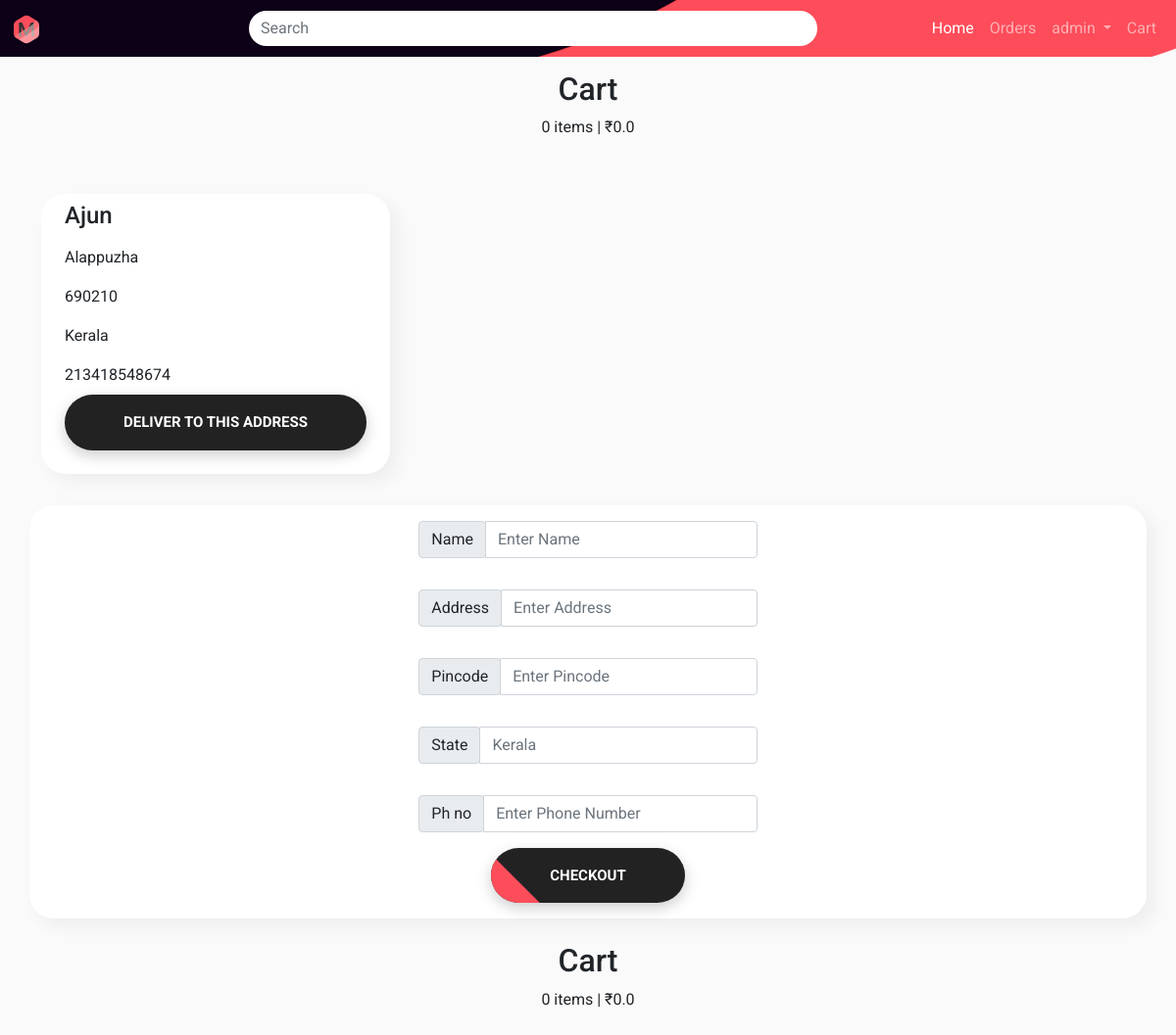
Page /checkout/ (signed in) on the earlier database version.
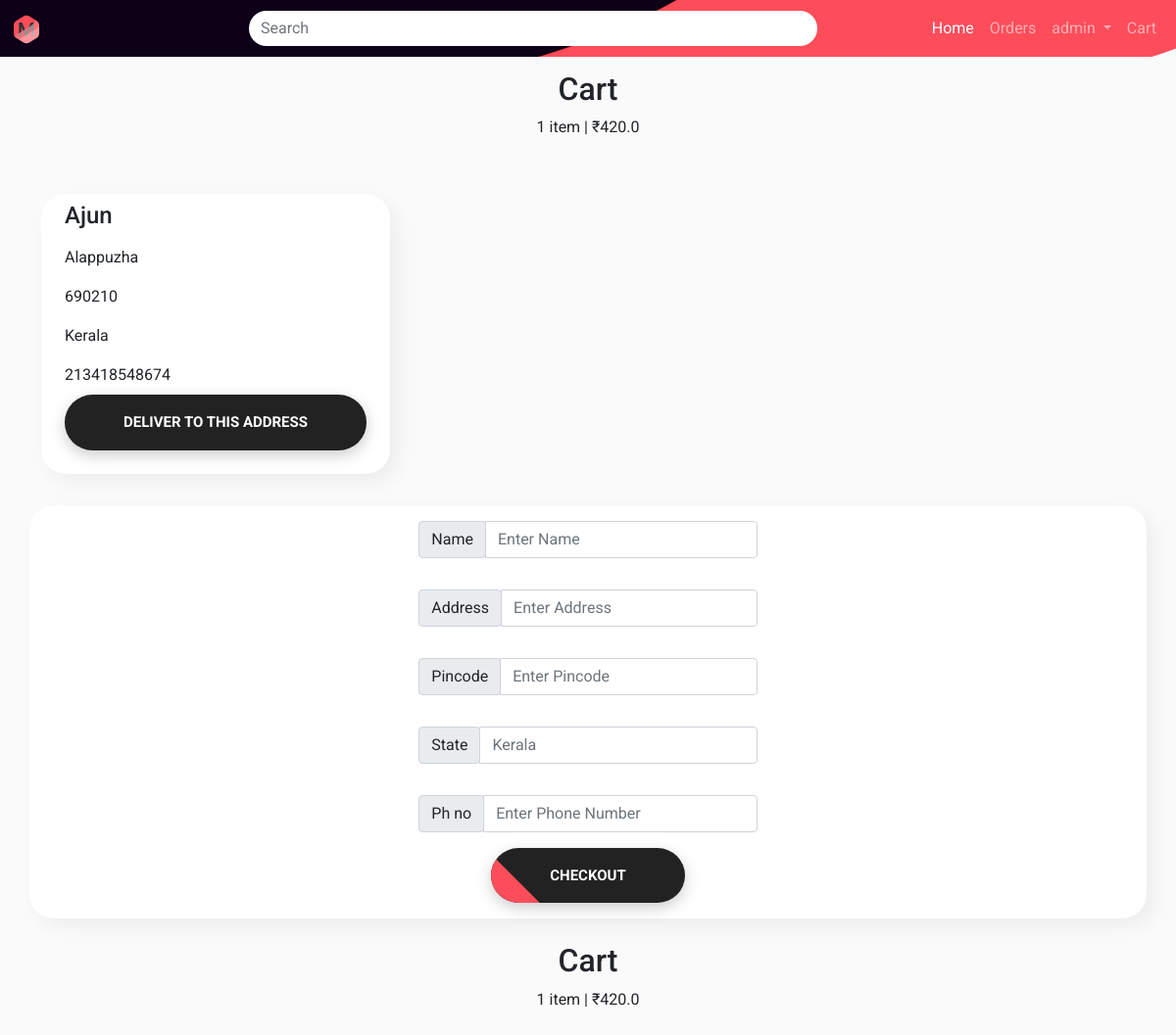
Same page on the later database version.
### home/models.py (models this page shows)
class CartModel(models.Model):
    user = models.OneToOneField(settings.AUTH_USER_MODEL, related_name="cart", on_delete=models.CASCADE)
    total = models.FloatField()
    pincode = models.IntegerField()
    state = models.TextField(max_length=20)

### home/views.py (the view)
# urls.py: path('checkout/', views.checkout, name='checkout'),
@login_required
def checkout(request):
    context = {}
    user = User.objects.get(id=request.user.id)
    user_addresses = user.Addresses.all()
    context["user_address"] = user_addresses
    items = user.cart.items.all()
    context["len_items"] = len(items)
    context["total"] = user.cart.total
    return render(request, template_name="checkout.html", context=context)

### templates/checkout.html (shortened to what the changed rows need)
{% extends "base.html" %}
{% load static %}
{% block extra_css %}
    <link rel="stylesheet" href="{% static 'index.css' %}">
    <link rel="stylesheet" href="{% static 'cart.css' %}"/>
    <link rel="stylesheet" href="{% static 'button.css' %}"/>
{% endblock %}
{% block content %}
    <div class="container-fluid py-5">
        <div class="row text-center py-4">
            <h2>Cart</h2>
            <div><span class="items">{{ len_items }}</span>
                {% if len_items == 1 %}
                    item
                {% else %}
                    items
                {% endif %}
                | ₹<span class="total">{{ total }}</span></div>
        </div>
        <div class="row text-center py-4">
            <h2>Cart</h2>
            <div><span class="items">{{ len_items }}</span>
                {% if len_items == 1 %}
                    item
                {% else %}
                    items
                {% endif %}
                | ₹<span class="total">{{ total }}</span></div>
        </div>
    </div>
{% endblock %}

Differences in the rows shown:
changed CartModel: total "0.0" → "420.0"
Other differences:
{{ len_items }}: "0" → "1"
text no longer shown: "items items"
text now shown: "item item"
